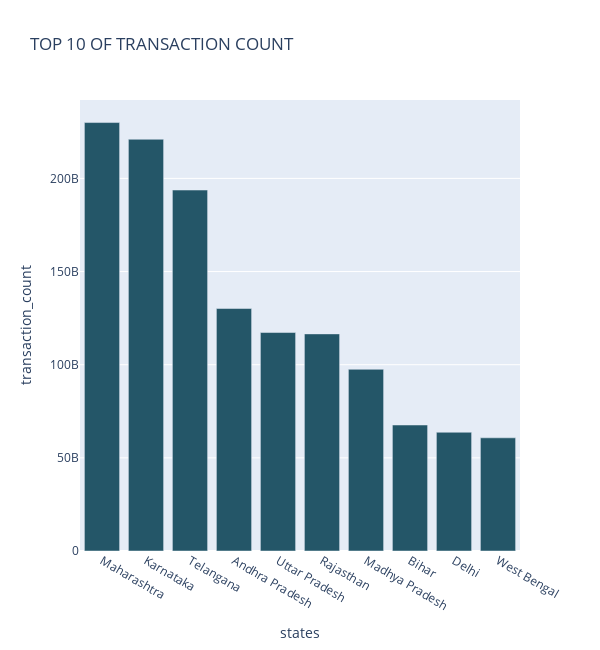
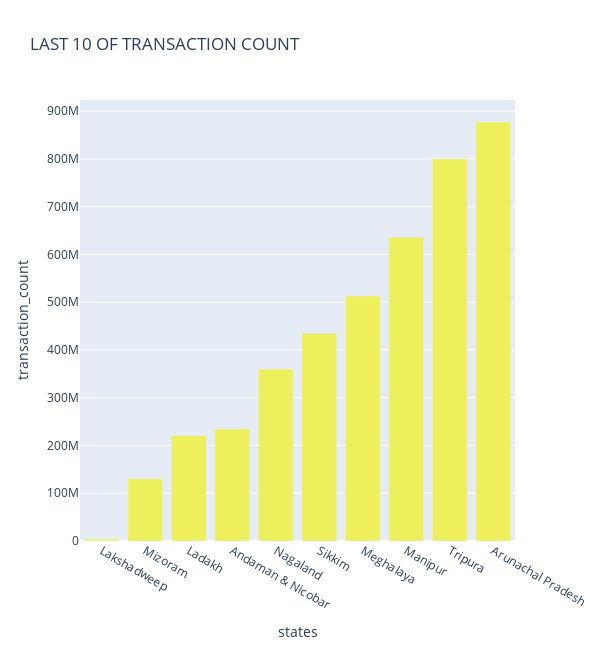
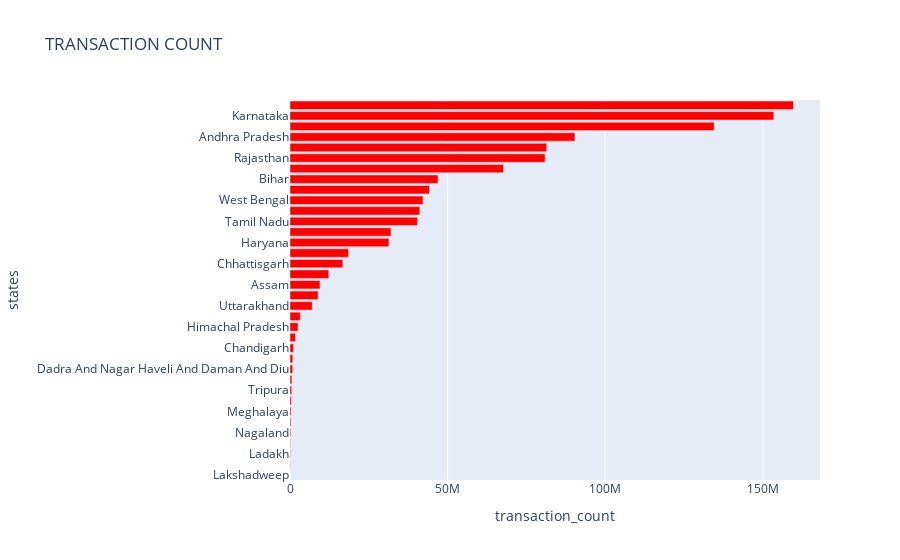

The notebook cell these images were saved under, in order:
### Code cell
top_chart_transaction_count("aggregated_transaction")

### Figure 1 — Plotly figure (JSON) as saved in the notebook; plotly's stock layout.template omitted (floating-point values rounded to 4 significant figures)
{"data": [{"alignmentgroup": "True", "hovertemplate": "<b>%{hovertext}</b><br><br>states=%{x}<br>transaction_count=%{y}<extra></extra>", "hovertext": ["Maharashtra", "Karnataka", "Telangana", "Andhra Pradesh", "Uttar Pradesh", "Rajasthan", "Madhya Pradesh", "Bihar", "Delhi", "West Bengal"], "legendgroup": "", "marker": {"color": "rgb(36, 86, 104)", "pattern": {"shape": ""}}, "name": "", "offsetgroup": "", "orientation": "v", "showlegend": false, "textposition": "auto", "type": "bar", "x": ["Maharashtra", "Karnataka", "Telangana", "Andhra Pradesh", "Uttar Pradesh", "Rajasthan", "Madhya Pradesh", "Bihar", "Delhi", "West Bengal"], "xaxis": "x", "y": [229971691380, 220995645084, 193745345880, 130143948384, 117263064276, 116536010436, 97528885152, 67630317096, 63739855008, 60750699192], "yaxis": "y"}], "layout": {"barmode": "relative", "height": 650, "legend": {"tracegroupgap": 0}, "title": {"text": "TOP 10 OF TRANSACTION COUNT"}, "width": 600, "xaxis": {"anchor": "y", "domain": [0, 1], "title": {"text": "states"}}, "yaxis": {"anchor": "x", "domain": [0, 1], "title": {"text": "transaction_count"}}}}

### Figure 2 — Plotly figure (JSON) as saved in the notebook; plotly's stock layout.template omitted (floating-point values rounded to 4 significant figures)
{"data": [{"alignmentgroup": "True", "hovertemplate": "<b>%{hovertext}</b><br><br>states=%{x}<br>transaction_count=%{y}<extra></extra>", "hovertext": ["Lakshadweep", "Mizoram", "Ladakh", "Andaman & Nicobar", "Nagaland", "Sikkim", "Meghalaya", "Manipur", "Tripura", "Arunachal Pradesh"], "legendgroup": "", "marker": {"color": "rgb(237, 239, 93)", "pattern": {"shape": ""}}, "name": "", "offsetgroup": "", "orientation": "v", "showlegend": false, "textposition": "auto", "type": "bar", "x": ["Lakshadweep", "Mizoram", "Ladakh", "Andaman & Nicobar", "Nagaland", "Sikkim", "Meghalaya", "Manipur", "Tripura", "Arunachal Pradesh"], "xaxis": "x", "y": [4061736, 130428072, 220874952, 234307884, 360095184, 434660676, 512855904, 635891196, 799950840, 877175664], "yaxis": "y"}], "layout": {"barmode": "relative", "height": 650, "legend": {"tracegroupgap": 0}, "title": {"text": "LAST 10 OF TRANSACTION COUNT"}, "width": 600, "xaxis": {"anchor": "y", "domain": [0, 1], "title": {"text": "states"}}, "yaxis": {"anchor": "x", "domain": [0, 1], "title": {"text": "transaction_count"}}}}

### Figure 3 — Plotly figure (JSON) as saved in the notebook; plotly's stock layout.template omitted (floating-point values rounded to 4 significant figures)
{"data": [{"alignmentgroup": "True", "hovertemplate": "<b>%{hovertext}</b><br><br>transaction_count=%{x}<br>states=%{y}<extra></extra>", "hovertext": ["Lakshadweep", "Mizoram", "Ladakh", "Andaman & Nicobar", "Nagaland", "Sikkim", "Meghalaya", "Manipur", "Tripura", "Arunachal Pradesh", "Dadra And Nagar Haveli And Daman And Diu", "Puducherry", "Chandigarh", "Goa", "Himachal Pradesh", "Jammu & Kashmir", "Uttarakhand", "Punjab", "Assam", "Kerala", "Chhattisgarh", "Jharkhand", "Haryana", "Gujarat", "Tamil Nadu", "Odisha", "West Bengal", "Delhi", "Bihar", "Madhya Pradesh", "Rajasthan", "Uttar Pradesh", "Andhra Pradesh", "Telangana", "Karnataka", "Maharashtra"], "legendgroup": "", "marker": {"color": "rgb(255,0,0)", "pattern": {"shape": ""}}, "name": "", "offsetgroup": "", "orientation": "h", "showlegend": false, "textposition": "auto", "type": "bar", "x": [2969.0, 90580.0, 153400.0, 162700.0, 250100.0, 301800.0, 356100.0, 441600.0, 555500.0, 609100.0, 856700.0, 883500.0, 1154000.0, 1750000.0, 2543000.0, 3262000.0, 7055000.0, 8924000.0, 9515000.0, 12310000.0, 16760000.0, 18590000.0, 31380000.0, 32040000.0, 40430000.0, 41190000.0, 42190000.0, 44260000.0, 46970000.0, 67730000.0, 80930000.0, 81430000.0, 90380000.0, 134500000.0, 153500000.0, 159700000.0], "xaxis": "x", "y": ["Lakshadweep", "Mizoram", "Ladakh", "Andaman & Nicobar", "Nagaland", "Sikkim", "Meghalaya", "Manipur", "Tripura", "Arunachal Pradesh", "Dadra And Nagar Haveli And Daman And Diu", "Puducherry", "Chandigarh", "Goa", "Himachal Pradesh", "Jammu & Kashmir", "Uttarakhand", "Punjab", "Assam", "Kerala", "Chhattisgarh", "Jharkhand", "Haryana", "Gujarat", "Tamil Nadu", "Odisha", "West Bengal", "Delhi", "Bihar", "Madhya Pradesh", "Rajasthan", "Uttar Pradesh", "Andhra Pradesh", "Telangana", "Karnataka", "Maharashtra"], "yaxis": "y"}], "layout": {"barmode": "relative", "legend": {"tracegroupgap": 0}, "title": {"text": "TRANSACTION COUNT"}, "xaxis": {"anchor": "y", "domain": [0, 1], "title": {"text": "transaction_count"}}, "yaxis": {"anchor": "x", "domain": [0, 1], "title": {"text": "states"}}}}
